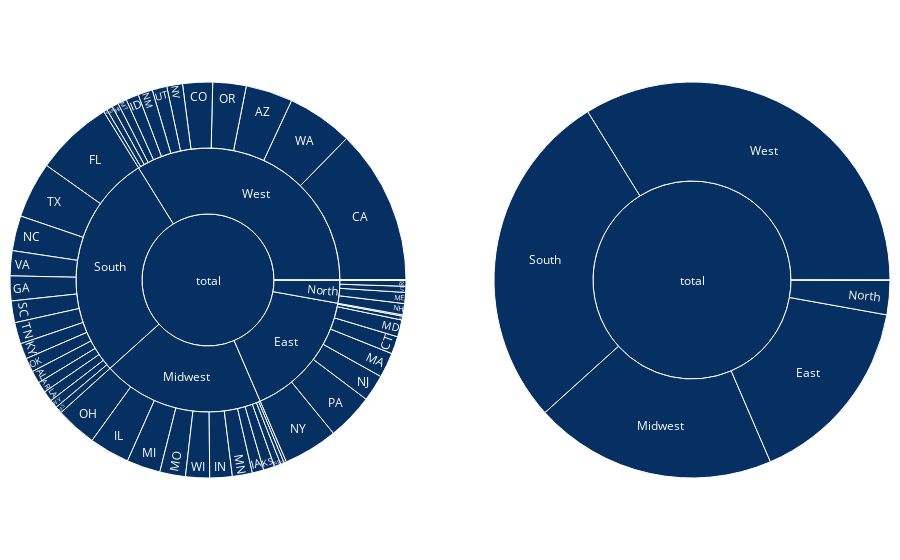

Notebook code cell kept with this figure:
### Code cell
import plotly.graph_objects as go
from plotly.subplots import make_subplots
import pandas as pd



levels = ['state', 'region'] # levels used for the hierarchical chart
color_columns = ['city', 'city']
value_column = 'city'

def build_hierarchical_dataframe(df, levels, value_column, color_columns=None):
    """
    Build a hierarchy of levels for Sunburst or Treemap charts.

    Levels are given starting from the bottom to the top of the hierarchy,
    ie the last level corresponds to the root.
    """
    df_all_trees = pd.DataFrame(columns=['id', 'parent', 'value', 'color'])
    for i, level in enumerate(levels):
        df_tree = pd.DataFrame(columns=['id', 'parent', 'value', 'color'])
        dfg = df.groupby(levels[i:]).sum()
        dfg = dfg.reset_index()
        df_tree['id'] = dfg[level].copy()
        if i < len(levels) - 1:
            df_tree['parent'] = dfg[levels[i+1]].copy()
        else:
            df_tree['parent'] = 'total'
        df_tree['value'] = dfg[value_column]
        df_tree['color'] = dfg[color_columns[0]] / dfg[color_columns[1]]
        df_all_trees = df_all_trees.append(df_tree, ignore_index=True)
    total = pd.Series(dict(id='total', parent='',
                              value=df[value_column].sum(),
                              color=df[color_columns[0]].sum() / df[color_columns[1]].sum()))
    df_all_trees = df_all_trees.append(total, ignore_index=True)
    return df_all_trees


df_all_trees = build_hierarchical_dataframe(grouped, levels, value_column, color_columns)
#average_score = grouped['sales'].sum() / grouped['calls'].sum()

fig = make_subplots(1, 2, specs=[[{"type": "domain"}, {"type": "domain"}]],)

fig.add_trace(go.Sunburst(
    labels=df_all_trees['id'],
    parents=df_all_trees['parent'],
    values=df_all_trees['value'],
    branchvalues='total',
    marker=dict(
        colors=df_all_trees['color'],
        colorscale='RdBu',
        cmid=average_score),
    hovertemplate='<b>%{label} </b> <br> Sightings: %{value}',
    name=''
    ), 1, 1)

fig.add_trace(go.Sunburst(
    labels=df_all_trees['id'],
    parents=df_all_trees['parent'],
    values=df_all_trees['value'],
    branchvalues='total',
    marker=dict(
        colors=df_all_trees['color'],
        colorscale='RdBu',
        cmid=average_score),
    hovertemplate='<b>%{label} </b> <br> Sightings: %{value}',
    maxdepth=2
    ), 1, 2)

fig.update_layout(margin=dict(t=10, b=10, r=10, l=10))
fig.show()

### Figure 1 — Plotly figure (JSON) as saved in the notebook; plotly's stock layout.template omitted (floating-point values rounded to 4 significant figures)
{"data": [{"branchvalues": "total", "domain": {"x": [0, 0.45], "y": [0, 1]}, "hovertemplate": "<b>%{label} </b> <br> Sightings: %{value}", "labels": ["AK", "AL", "AR", "AZ", "CA", "CO", "CT", "DC", "DE", "FL", "GA", "HI", "IA", "ID", "IL", "IN", "KS", "KY", "LA", "MA", "MD", "ME", "MI", "MN", "MO", "MS", "MT", "NC", "ND", "NE", "NH", "NJ", "NM", "NV", "NY", "OH", "OK", "OR", "PA", "PR", "RI", "SC", "SD", "TN", "TX", "UT", "VA", "VI", "VT", "WA", "WI", "WV", "WY", "East", "Midwest", "North", "Other", "South", "West", "total"], "marker": {"cmid": 0.531, "colors": [1, 1, 1, 1, 1, 1, 1, 1, 1, 1, 1, 1, 1, 1, 1, 1, 1, 1, 1, 1, 1, 1, 1, 1, 1, 1, 1, 1, 1, 1, 1, 1, 1, 1, 1, 1, 1, 1, 1, 1, 1, 1, 1, 1, 1, 1, 1, 1, 1, 1, 1, 1, 1, 1, 1, 1, 1, 1, 1, 1], "colorscale": [[0, "rgb(103,0,31)"], [0.1, "rgb(178,24,43)"], [0.2, "rgb(214,96,77)"], [0.3, "rgb(244,165,130)"], [0.4, "rgb(253,219,199)"], [0.5, "rgb(247,247,247)"], [0.6, "rgb(209,229,240)"], [0.7, "rgb(146,197,222)"], [0.8, "rgb(67,147,195)"], [0.9, "rgb(33,102,172)"], [1, "rgb(5,48,97)"]]}, "name": "", "parents": ["West", "South", "South", "West", "West", "West", "East", "East", "East", "South", "South", "West", "Midwest", "West", "Midwest", "Midwest", "Midwest", "South", "South", "East", "East", "North", "Midwest", "Midwest", "Midwest", "South", "West", "South", "Midwest", "Midwest", "North", "East", "West", "West", "East", "Midwest", "South", "West", "East", "Other", "North", "South", "Midwest", "South", "South", "West", "South", "Other", "North", "West", "Midwest", "South", "West", "total", "total", "total", "total", "total", "total", ""], "type": "sunburst", "values": [484, 1002, 862, 3741, 12361, 2380, 1396, 100, 310, 6196, 1977, 519, 917, 1011, 3214, 1784, 895, 1248, 843, 1995, 1354, 881, 2683, 1593, 2045, 562, 708, 2790, 194, 518, 895, 2122, 1169, 1254, 4333, 3276, 1123, 2658, 3705, 28, 465, 1730, 287, 1710, 4470, 1171, 1994, 1, 482, 5260, 1909, 665, 290, 15315, 19315, 2723, 29, 27172, 33006, 97560]}, {"branchvalues": "total", "domain": {"x": [0.55, 1], "y": [0, 1]}, "hovertemplate": "<b>%{label} </b> <br> Sightings: %{value}", "labels": ["AK", "AL", "AR", "AZ", "CA", "CO", "CT", "DC", "DE", "FL", "GA", "HI", "IA", "ID", "IL", "IN", "KS", "KY", "LA", "MA", "MD", "ME", "MI", "MN", "MO", "MS", "MT", "NC", "ND", "NE", "NH", "NJ", "NM", "NV", "NY", "OH", "OK", "OR", "PA", "PR", "RI", "SC", "SD", "TN", "TX", "UT", "VA", "VI", "VT", "WA", "WI", "WV", "WY", "East", "Midwest", "North", "Other", "South", "West", "total"], "marker": {"cmid": 0.531, "colors": [1, 1, 1, 1, 1, 1, 1, 1, 1, 1, 1, 1, 1, 1, 1, 1, 1, 1, 1, 1, 1, 1, 1, 1, 1, 1, 1, 1, 1, 1, 1, 1, 1, 1, 1, 1, 1, 1, 1, 1, 1, 1, 1, 1, 1, 1, 1, 1, 1, 1, 1, 1, 1, 1, 1, 1, 1, 1, 1, 1], "colorscale": [[0, "rgb(103,0,31)"], [0.1, "rgb(178,24,43)"], [0.2, "rgb(214,96,77)"], [0.3, "rgb(244,165,130)"], [0.4, "rgb(253,219,199)"], [0.5, "rgb(247,247,247)"], [0.6, "rgb(209,229,240)"], [0.7, "rgb(146,197,222)"], [0.8, "rgb(67,147,195)"], [0.9, "rgb(33,102,172)"], [1, "rgb(5,48,97)"]]}, "maxdepth": 2, "parents": ["West", "South", "South", "West", "West", "West", "East", "East", "East", "South", "South", "West", "Midwest", "West", "Midwest", "Midwest", "Midwest", "South", "South", "East", "East", "North", "Midwest", "Midwest", "Midwest", "South", "West", "South", "Midwest", "Midwest", "North", "East", "West", "West", "East", "Midwest", "South", "West", "East", "Other", "North", "South", "Midwest", "South", "South", "West", "South", "Other", "North", "West", "Midwest", "South", "West", "total", "total", "total", "total", "total", "total", ""], "type": "sunburst", "values": [484, 1002, 862, 3741, 12361, 2380, 1396, 100, 310, 6196, 1977, 519, 917, 1011, 3214, 1784, 895, 1248, 843, 1995, 1354, 881, 2683, 1593, 2045, 562, 708, 2790, 194, 518, 895, 2122, 1169, 1254, 4333, 3276, 1123, 2658, 3705, 28, 465, 1730, 287, 1710, 4470, 1171, 1994, 1, 482, 5260, 1909, 665, 290, 15315, 19315, 2723, 29, 27172, 33006, 97560]}], "layout": {"margin": {"b": 10, "l": 10, "r": 10, "t": 10}}}
